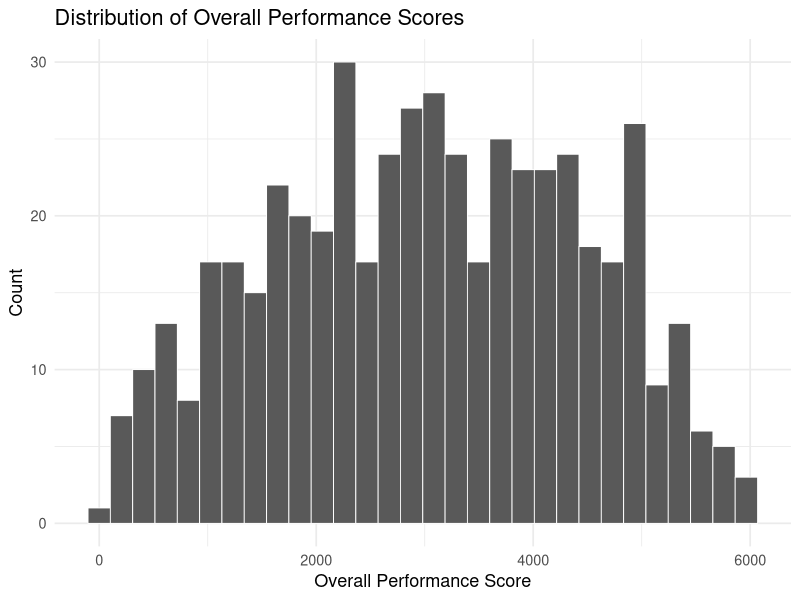

R code for this plot:
setwd("~/Application Documents/2025_MLB_Player-Pitch_Rankings")
# Loading dataset
player_pitch <- read.csv('pitch-arsenal-stats.csv')

# Removing unnecessary columns
player_pitch_ranked <- subset(player_pitch, select = -c(team_name_alt, player_id, pitch_name, pitches, pitch_usage, pa))

# Unranked DataFrame
head(player_pitch_ranked[,c("last_name..first_name", "pitch_type", "run_value", "slg", "woba", "k_percent", "put_away")],10)

library(dplyr)

# Metrics where higher is better
higher_is_better_metrics <- c("run_value_per_100", "run_value", "whiff_percent", "k_percent", "put_away")

# Metrics where lower is better
lower_is_better_metrics <- c("ba", "slg", "woba", "est_ba", "est_slg", "est_woba", "hard_hit_percent")

# All metrics
performance_metrics <- c(lower_is_better_metrics, higher_is_better_metrics)


# Generating rankings
player_pitch_ranked <- player_pitch_ranked %>% 
  
  mutate(
    across(all_of(higher_is_better_metrics), ~ rank(-.x, ties.method = "min")),
    across(all_of(lower_is_better_metrics), ~ rank(.x, ties.method = "min"))
  )

#Ranked DataFrame
head(player_pitch_ranked[,c("last_name..first_name", "pitch_type", "run_value", "slg", "woba", "k_percent", "put_away")],10)

# Generating overall performance scores
player_pitch_ranked$overall_performance_score <- rowSums(player_pitch_ranked[, performance_metrics])
player_pitch_ranked %>%
  select(last_name..first_name, pitch_type, overall_performance_score) %>%
  head(10)

library(ggplot2)

ggplot(player_pitch_ranked, aes(x = overall_performance_score)) + 
  geom_histogram(bins = 30, color = 'white', linewidth = 0.3) + 
  labs(
    title = "Distribution of Overall Performance Scores",
    x = "Overall Performance Score",
    y = "Count"
  ) +
  theme_minimal(base_size = 13)

# Top 10 Overall Performance Scores
sorted <- player_pitch_ranked %>%
  select(last_name..first_name, pitch_type, overall_performance_score) %>%
  arrange(overall_performance_score)

head(sorted, 10)
# Bottom 10 Overall Performance Scores
tail(sorted, 10)
# Best Player-Pitch (Minimum Overall Performance Score)
best_player_pitch <- player_pitch_ranked %>%
  filter(overall_performance_score == min(overall_performance_score))

cat(
  paste(
    "Best Pitch:", best_player_pitch$last_name..first_name, "-", best_player_pitch$pitch_type)
)

write.csv(player_pitch_ranked, file = "player_pitch_ranked.csv")
